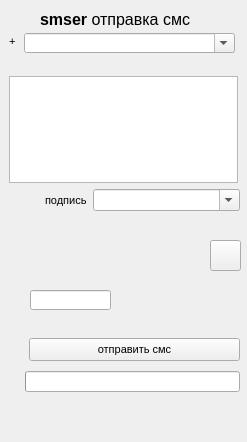
<?xml version="1.0" encoding="UTF-8"?>
<ui version="4.0">
 <author>Igor Sobinov</author>
 <class>MainWidget</class>
 <widget class="QWidget" name="MainWidget">
  <property name="geometry">
   <rect>
    <x>0</x>
    <y>0</y>
    <width>247</width>
    <height>442</height>
   </rect>
  </property>
  <property name="font">
   <font>
    <pointsize>8</pointsize>
   </font>
  </property>
  <property name="windowTitle">
   <string>smser</string>
  </property>
  <widget class="QLabel" name="headTL">
   <property name="geometry">
    <rect>
     <x>40</x>
     <y>10</y>
     <width>201</width>
     <height>20</height>
    </rect>
   </property>
   <property name="text">
    <string>&lt;!DOCTYPE HTML PUBLIC &quot;-//W3C//DTD HTML 4.0//EN&quot; &quot;http://www.w3.org/TR/REC-html40/strict.dtd&quot;&gt;
&lt;html&gt;&lt;head&gt;&lt;meta name=&quot;qrichtext&quot; content=&quot;1&quot; /&gt;&lt;style type=&quot;text/css&quot;&gt;
p, li { white-space: pre-wrap; }
&lt;/style&gt;&lt;/head&gt;&lt;body style=&quot; font-family:'MS Shell Dlg 2'; font-size:8pt; font-weight:400; font-style:normal;&quot;&gt;
&lt;table border=&quot;0&quot; style=&quot;-qt-table-type: root; margin-top:4px; margin-bottom:4px; margin-left:4px; margin-right:4px;&quot;&gt;
&lt;tr&gt;
&lt;td style=&quot;border: none;&quot;&gt;
&lt;p style=&quot; margin-top:0px; margin-bottom:0px; margin-left:0px; margin-right:0px; -qt-block-indent:0; text-indent:0px;&quot;&gt;&lt;span style=&quot; font-size:12pt; font-weight:600;&quot;&gt;smser &lt;/span&gt;&lt;span style=&quot; font-size:12pt;&quot;&gt;отправка смс&lt;/span&gt;&lt;/p&gt;&lt;/td&gt;&lt;/tr&gt;&lt;/table&gt;&lt;/body&gt;&lt;/html&gt;</string>
   </property>
   <property name="alignment">
    <set>Qt::AlignCenter</set>
   </property>
  </widget>
  <widget class="QLabel" name="plusTL">
   <property name="geometry">
    <rect>
     <x>9</x>
     <y>33</y>
     <width>16</width>
     <height>16</height>
    </rect>
   </property>
   <property name="text">
    <string>+</string>
   </property>
  </widget>
  <widget class="QComboBox" name="numberCB">
   <property name="geometry">
    <rect>
     <x>24</x>
     <y>33</y>
     <width>211</width>
     <height>20</height>
    </rect>
   </property>
   <property name="sizePolicy">
    <sizepolicy hsizetype="Expanding" vsizetype="Fixed">
     <horstretch>0</horstretch>
     <verstretch>0</verstretch>
    </sizepolicy>
   </property>
   <property name="editable">
    <bool>true</bool>
   </property>
   <property name="maxCount">
    <number>10</number>
   </property>
  </widget>
  <widget class="QLabel" name="operatorTL">
   <property name="geometry">
    <rect>
     <x>9</x>
     <y>59</y>
     <width>231</width>
     <height>16</height>
    </rect>
   </property>
   <property name="text">
    <string/>
   </property>
  </widget>
  <widget class="QPlainTextEdit" name="messageTE">
   <property name="geometry">
    <rect>
     <x>9</x>
     <y>76</y>
     <width>229</width>
     <height>107</height>
    </rect>
   </property>
   <property name="sizePolicy">
    <sizepolicy hsizetype="Expanding" vsizetype="Preferred">
     <horstretch>0</horstretch>
     <verstretch>0</verstretch>
    </sizepolicy>
   </property>
  </widget>
  <widget class="QLabel" name="captchaTL">
   <property name="geometry">
    <rect>
     <x>30</x>
     <y>230</y>
     <width>111</width>
     <height>21</height>
    </rect>
   </property>
   <property name="sizePolicy">
    <sizepolicy hsizetype="Preferred" vsizetype="Preferred">
     <horstretch>0</horstretch>
     <verstretch>0</verstretch>
    </sizepolicy>
   </property>
   <property name="text">
    <string/>
   </property>
   <property name="scaledContents">
    <bool>false</bool>
   </property>
  </widget>
  <widget class="QPushButton" name="refreshCaptchaPB">
   <property name="geometry">
    <rect>
     <x>210</x>
     <y>240</y>
     <width>31</width>
     <height>31</height>
    </rect>
   </property>
   <property name="sizePolicy">
    <sizepolicy hsizetype="Preferred" vsizetype="Preferred">
     <horstretch>0</horstretch>
     <verstretch>0</verstretch>
    </sizepolicy>
   </property>
   <property name="toolTip">
    <string>обновить картинку</string>
   </property>
   <property name="text">
    <string/>
   </property>
   <property name="icon">
    <iconset resource="icons.qrc">
     <normaloff>:/img/refresh.png</normaloff>:/img/refresh.png</iconset>
   </property>
  </widget>
  <widget class="QLineEdit" name="captchaLE">
   <property name="geometry">
    <rect>
     <x>30</x>
     <y>290</y>
     <width>81</width>
     <height>20</height>
    </rect>
   </property>
   <property name="toolTip">
    <string/>
   </property>
  </widget>
  <widget class="QLabel" name="statusTL">
   <property name="geometry">
    <rect>
     <x>29</x>
     <y>317</y>
     <width>211</width>
     <height>20</height>
    </rect>
   </property>
   <property name="text">
    <string/>
   </property>
  </widget>
  <widget class="QPushButton" name="sendPB">
   <property name="geometry">
    <rect>
     <x>29</x>
     <y>338</y>
     <width>211</width>
     <height>23</height>
    </rect>
   </property>
   <property name="text">
    <string>отправить смс</string>
   </property>
  </widget>
  <widget class="QLabel" name="authorTL">
   <property name="geometry">
    <rect>
     <x>30</x>
     <y>400</y>
     <width>211</width>
     <height>20</height>
    </rect>
   </property>
   <property name="textInteractionFlags">
    <set>Qt::LinksAccessibleByKeyboard|Qt::LinksAccessibleByMouse</set>
   </property>
  </widget>
  <widget class="QWidget" name="layoutWidget">
   <property name="geometry">
    <rect>
     <x>9</x>
     <y>189</y>
     <width>231</width>
     <height>22</height>
    </rect>
   </property>
   <layout class="QHBoxLayout" name="horizontalLayout_3">
    <item>
     <widget class="QLabel" name="counterTL">
      <property name="sizePolicy">
       <sizepolicy hsizetype="Fixed" vsizetype="Preferred">
        <horstretch>0</horstretch>
        <verstretch>0</verstretch>
       </sizepolicy>
      </property>
      <property name="minimumSize">
       <size>
        <width>30</width>
        <height>0</height>
       </size>
      </property>
      <property name="autoFillBackground">
       <bool>true</bool>
      </property>
      <property name="text">
       <string/>
      </property>
      <property name="alignment">
       <set>Qt::AlignCenter</set>
      </property>
     </widget>
    </item>
    <item>
     <widget class="QLabel" name="signatureTL">
      <property name="sizePolicy">
       <sizepolicy hsizetype="Minimum" vsizetype="Preferred">
        <horstretch>0</horstretch>
        <verstretch>0</verstretch>
       </sizepolicy>
      </property>
      <property name="text">
       <string>подпись</string>
      </property>
     </widget>
    </item>
    <item>
     <widget class="QComboBox" name="signatureCB">
      <property name="sizePolicy">
       <sizepolicy hsizetype="Expanding" vsizetype="Fixed">
        <horstretch>0</horstretch>
        <verstretch>0</verstretch>
       </sizepolicy>
      </property>
      <property name="editable">
       <bool>true</bool>
      </property>
      <property name="maxCount">
       <number>10</number>
      </property>
     </widget>
    </item>
   </layout>
  </widget>
  <widget class="QWidget" name="layoutWidget1">
   <property name="geometry">
    <rect>
     <x>120</x>
     <y>290</y>
     <width>121</width>
     <height>20</height>
    </rect>
   </property>
   <layout class="QHBoxLayout" name="horizontalLayout_2">
    <item>
     <widget class="QLabel" name="upArrowTL">
      <property name="sizePolicy">
       <sizepolicy hsizetype="Minimum" vsizetype="Preferred">
        <horstretch>0</horstretch>
        <verstretch>0</verstretch>
       </sizepolicy>
      </property>
      <property name="toolTip">
       <string>отправлено</string>
      </property>
      <property name="text">
       <string/>
      </property>
      <property name="pixmap">
       <pixmap resource="icons.qrc">:/img/uparrow.png</pixmap>
      </property>
     </widget>
    </item>
    <item>
     <widget class="QLabel" name="upTL">
      <property name="sizePolicy">
       <sizepolicy hsizetype="Expanding" vsizetype="Preferred">
        <horstretch>0</horstretch>
        <verstretch>0</verstretch>
       </sizepolicy>
      </property>
      <property name="toolTip">
       <string>отправлено</string>
      </property>
      <property name="text">
       <string/>
      </property>
     </widget>
    </item>
    <item>
     <widget class="QLabel" name="downArrowTL">
      <property name="sizePolicy">
       <sizepolicy hsizetype="Minimum" vsizetype="Preferred">
        <horstretch>0</horstretch>
        <verstretch>0</verstretch>
       </sizepolicy>
      </property>
      <property name="toolTip">
       <string>получено</string>
      </property>
      <property name="text">
       <string/>
      </property>
      <property name="pixmap">
       <pixmap resource="icons.qrc">:/img/downarrow.png</pixmap>
      </property>
     </widget>
    </item>
    <item>
     <widget class="QLabel" name="downTL">
      <property name="sizePolicy">
       <sizepolicy hsizetype="Expanding" vsizetype="Preferred">
        <horstretch>0</horstretch>
        <verstretch>0</verstretch>
       </sizepolicy>
      </property>
      <property name="toolTip">
       <string>получено</string>
      </property>
      <property name="text">
       <string/>
      </property>
     </widget>
    </item>
   </layout>
  </widget>
  <widget class="QWidget" name="layoutWidget2">
   <property name="geometry">
    <rect>
     <x>9</x>
     <y>370</y>
     <width>231</width>
     <height>23</height>
    </rect>
   </property>
   <layout class="QHBoxLayout" name="horizontalLayout">
    <item>
     <widget class="QLabel" name="directionTL">
      <property name="sizePolicy">
       <sizepolicy hsizetype="Fixed" vsizetype="Preferred">
        <horstretch>0</horstretch>
        <verstretch>0</verstretch>
       </sizepolicy>
      </property>
      <property name="minimumSize">
       <size>
        <width>10</width>
        <height>0</height>
       </size>
      </property>
      <property name="text">
       <string/>
      </property>
     </widget>
    </item>
    <item>
     <widget class="QProgressBar" name="progressBar"/>
    </item>
   </layout>
  </widget>
  <widget class="QLabel" name="webSiteTL">
   <property name="geometry">
    <rect>
     <x>20</x>
     <y>420</y>
     <width>191</width>
     <height>20</height>
    </rect>
   </property>
   <property name="text">
    <string/>
   </property>
   <property name="alignment">
    <set>Qt::AlignCenter</set>
   </property>
   <property name="openExternalLinks">
    <bool>true</bool>
   </property>
  </widget>
 </widget>
 <resources>
  <include location="icons.qrc"/>
 </resources>
 <connections/>
 <designerdata>
  <property name="gridDeltaX">
   <number>10</number>
  </property>
  <property name="gridDeltaY">
   <number>10</number>
  </property>
  <property name="gridSnapX">
   <bool>true</bool>
  </property>
  <property name="gridSnapY">
   <bool>true</bool>
  </property>
  <property name="gridVisible">
   <bool>true</bool>
  </property>
 </designerdata>
</ui>
